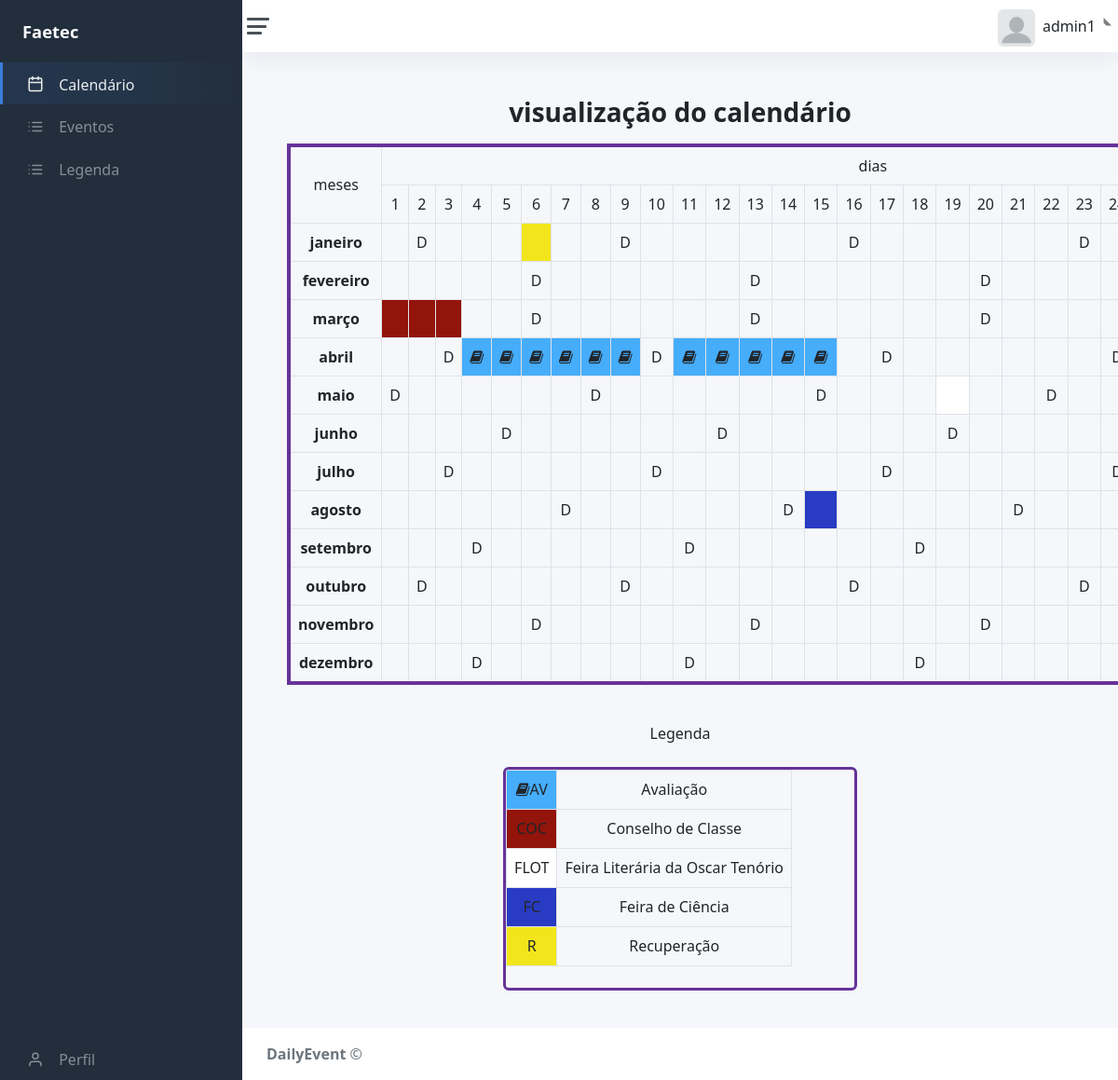
Page /static/dash.php?page=home (signed in) on the committed database.
### tables this page shows
CREATE TABLE IF NOT EXISTS `legenda` (
  `id_leg` int(11) NOT NULL AUTO_INCREMENT,
  `tipo_evento` varchar(50) DEFAULT NULL,
  `desc_leg` varchar(60) DEFAULT NULL,
  `simbolo_leg` varchar(50) DEFAULT NULL,
  `sigla_leg` varchar(4) DEFAULT NULL,
  `cor_leg` varchar(9) DEFAULT NULL,
  PRIMARY KEY (`id_leg`)
);

### static/based/config.php (called while the page is built, shortened)
<?php
	$con = mysqli_connect('localhost', 'root', '', 'dailyevent');
	$func_inst_sql = mysqli_query($con, "select id_ue from funcionario where id_func = '".$_SESSION['UsuarioID']."'") or die(mysqli_error());
	$func_inst = mysqli_fetch_array($func_inst_sql);
	$id_cal_sql = mysqli_query($con, "select id_calendario from calendario ORDER BY id_calendario ASC") or die(mysqli_error());
	$func_cal_sql = mysqli_query($con, "select id_calendario from calendario where id_ue = '".$func_inst[0]."'") or die(mysqli_error());
	$func_cal = mysqli_fetch_array($func_cal_sql);
?>

### static/based/calendario.php (the view, shortened to what this page needs)
<link href="https://cdn.jsdelivr.net/npm/bootstrap@5.2.0-beta1/dist/css/bootstrap.min.css" rel="stylesheet">
    <link rel="stylesheet" href="../static/fontawesome-pro/css/all.css">
    <link rel="stylesheet" href="//maxcdn.bootstrapcdn.com/font-awesome/4.3.0/css/font-awesome.min.css">
<?php
if(isset($_POST['calendario']) && $_POST['calendario'] !== 'none'){
$daysql = mysqli_query($con, "select id_leg, EXTRACT(DAY FROM dt_ini_ev) AS d_ini, EXTRACT(DAY FROM dt_fim_ev) AS d_fim, EXTRACT(MONTH FROM dt_ini_ev) AS m_ini, EXTRACT(MONTH FROM dt_fim_ev) AS m_fim from eventos where id_calendario = '".$_POST['calendario']."' order by dt_ini_ev ;");}
else{$daysql = mysqli_query($con, "select id_leg, EXTRACT(DAY FROM dt_ini_ev) AS d_ini, EXTRACT(DAY FROM dt_fim_ev) AS d_fim, EXTRACT(MONTH FROM dt_ini_ev) AS m_ini, EXTRACT(MONTH FROM dt_fim_ev) AS m_fim from eventos where id_calendario = '".$func_cal[0]."' order by dt_ini_ev ;");}
$invday = mysqli_query($con, "with recursive date_ranges AS (SELECT '".date("Y")."-01-01' dt UNION ALL SELECT dt + INTERVAL 1 DAY FROM date_ranges WHERE dt + INTERVAL 1 DAY <= '".date("Y")."-12-31') SELECT  EXTRACT(DAY FROM dt) AS d_eve_inv, EXTRACT(MONTH FROM dt) AS m_eve_inv, EXTRACT(DAY FROM LAST_DAY(dt)) AS fim_mes FROM date_ranges WHERE DAYNAME(dt) = 'Sunday';");
$simb = array();
$eve = array();
$leg_use = array();
while($row = mysqli_fetch_array($daysql)){
        $m_ini = $row['m_ini'];
        $d_ini = $row['d_ini'];
        $m_fim = $row['m_fim'];
        $d_fim = $row['d_fim'];
        $leg_sql = mysqli_query($con, "select * from legenda where id_leg = ".$row['id_leg'].";");
        $leg = mysqli_fetch_array($leg_sql);
        array_push($leg_use,$leg[0]);
        if ($d_ini <= $d_fim && $m_ini == $m_fim) {
            for ($d_ini; $d_ini < $d_fim; $d_ini++) {
                $eve[$m_ini][$d_ini] = "style='background-color:".$leg['cor_leg'].";' data-toggle='tooltip' data-placement='top' title='".$leg['tipo_evento']."'";
                $simb[$m_ini][$d_ini] = "<i class='fa ".$leg['simbolo_leg']."'></i>";
            }
        }
        $eve[$m_fim][$d_fim] = "style='background-color:".$leg['cor_leg']."; ' data-toggle='tooltip' data-placement='top' title='".$leg['tipo_evento']."'";
        $simb[$m_fim][$d_fim] = "<i class='fa ".$leg['simbolo_leg']."'></i>";
    }
    while($row = mysqli_fetch_array($invday)){
        $domingo_d = $row[0];
        $domingo_m = $row[1];
       for ($i=$row[2]+1; $i <= 31; $i++) {
        $eve[$domingo_m][$i] = "style='background-color:rgb(190, 190, 190); '";;
        $simb[$domingo_m][$i] = "";
    }
       $eve[$domingo_m][$domingo_d] = "";
       $simb[$domingo_m][$domingo_d] = "<a>D</a>";
    }
echo "<div style='text-align: -webkit-center;'>";
    echo "<table class='table table-bordered border border-4 border-warning stripped ' style=''>";
    echo "<tr class=''>";
    echo "<td  rowspan='2' class='cal-content'>meses</td>";
    echo "<td colspan='31' class='cal-content'>dias</td>";
    echo "<tr>";
    for ($ç=1; $ç < 32; $ç++) {
        echo "<td colspan='ç' class='cal-content'>$ç</td>";
    }
    echo "</tr>";
    echo "</tr>";
for ($i=1; $i < 13; $i++) {
    echo "<tr class='cils' style=''>";
    echo "<td class='mis cal-content' style=''>";
    $meses = array("","janeiro","fevereiro","março","abril","maio","junho","julho","agosto","setembro","outubro","novembro","dezembro");
    foreach ($meses as $a => $value) {
        echo "<span style='display:flex; justify-content:center;'><strong>".$meses[$i]."</strong></span>";
        break;
    }
    echo "</td>";
        for ($j=1; $j < 32; $j++) {
            echo "<td ";
            if(!empty($eve[$i][$j])){
                echo $eve[$i][$j];
            }
        echo " class='cal-content'>".((!empty($simb[$i][$j]))?$simb[$i][$j]:"")."<span class='number' style='display:flex; justify-content:center;'></span></td>";
        }
}
echo "</tr>";
echo "</table>";
if(($leg_use) != null){
    echo "<br>";
$leg_sql = mysqli_query($con, "select tipo_evento as tipo, desc_leg as descricao, simbolo_leg as simbolo, sigla_leg as sigla, cor_leg as cor from legenda where id_leg IN (" . implode(",", array_map('intval', $leg_use)) . ");");
$sla_sql = mysqli_query($con, "select id_leg from legenda where id_leg IN (" . implode(",", array_map('intval', $leg_use)) . ");");
    $sla= array();
    while ($kkk = mysqli_fetch_array($sla_sql)) {
        $sla[] = $kkk[0];
    }
    echo "Legenda";
    $cv = sizeof($sla);
    $i=0;
    $o=1;
    echo "<div class= 'd-flex flex-row justify-content-center mt-4'>";
    while($row = mysqli_fetch_array($leg_sql)){
        if($i==0){ echo "<table class='table table-bordered table-responsive border border-3 rounded border-warning stripped' style='height:30vh !important; width:45% !important; justify-content: center !important; '>";}
        echo "<tr data-toggle='tooltip' data-placement='right' title='".$row['descricao']."' style='line-height: 25px;min-height: 25px;height: 1px ;'>";
        echo "<td class='mis cal-content' style='background-color:".$row['cor'].";'><i style='font-family:fontawesome;' class='fa ".$row['simbolo']."'></i>".$row['sigla']."</td>";
        echo "<td class='mis cal-content'>".$row['tipo']."</td>";
        echo "</tr>";
        if($i==20||$o==$cv){echo "</table>";}
        $i++;
        $o++;
    }
    echo "</div>";
}
echo "</div>";
?>

### static/css/main.css (style rules this page uses)
.cal-content { text-align: center; }
table.table.table-bordered.border.border-warning.stripped { border-color: rebeccapurple !important; }

### rows in the picture
legenda: sigla_leg "AV", tipo_evento "Avaliação"
legenda: sigla_leg "COC", tipo_evento "Conselho de Classe"
legenda: sigla_leg "FLOT", tipo_evento "Feira Literária da Oscar Tenório"
legenda: sigla_leg "FC", tipo_evento "Feira de Ciência"
legenda: sigla_leg "R", tipo_evento "Recuperação"

### other values in the picture
$_SESSION['UsuarioNome'] "admin1"
$meses[$i] "janeiro"
$meses[$i] "fevereiro"
$meses[$i] "março"
$meses[$i] "abril"
$meses[$i] "maio"
$meses[$i] "junho"
$meses[$i] "julho"
$meses[$i] "agosto"
$meses[$i] "setembro"
$meses[$i] "outubro"
$meses[$i] "novembro"
$meses[$i] "dezembro"
